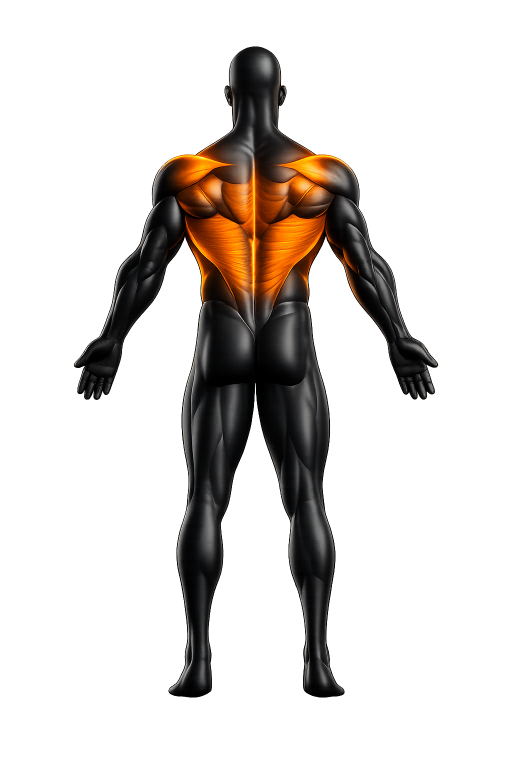
#> input picture mobile/assets/muscles/src/back.png, 1024 x 1536 px (shown at 1/2 size); its folder holds 4 pictures in this run
$ python crop_muscles.py
#> lines starting #> are read from the running program, lines starting #| are printed output that depends on the picture
#!/usr/bin/env python3
"""Auto-crop the full-body muscle figures into medium-zoom tiles.

Reads the full-body originals from assets/muscles/src/*.png and writes a
medium-zoom square crop, centred on the orange highlight, to
assets/muscles/*.png (the bundled tiles used by the exercise cards).

The crop is sized so the highlighted muscle fills ~37% of the tile
(side = highlight's larger dimension * 2.7, clamped), giving a consistent
zoom across the whole set. `fullbody` (highlight spans the body) is copied
through uncropped so the whole figure stays visible.

Run from mobile/:  python3 tool/crop_muscles.py
"""
import glob
import os
import shutil

from PIL import Image

SRC = "assets/muscles/src"
OUT = "assets/muscles"

ZOOM = 2.7          # crop side = highlight_max_dim * ZOOM (muscle ~37% of tile)
MIN_SIDE = 520      # don't over-zoom tiny highlights (e.g. core)
WHOLE_BODY = 600    # highlight bigger than this => it's the full body; don't crop


def highlight_bbox(im):
    w, h = im.size
    px = im.load()
    xs, ys = [], []
    for y in range(0, h, 3):
        for x in range(0, w, 3):
            r, g, b, a = px[x, y]
            if a > 200 and r > 175 and 55 < g < 175 and b < 95:
                xs.append(x)
                ys.append(y)
    if not xs:
        return None
    return min(xs), min(ys), max(xs), max(ys)


def clamp(v, lo, hi):
    return max(lo, min(hi, v))


def main():
    for path in sorted(glob.glob(f"{SRC}/*.png")):
        name = os.path.basename(path)
        im = Image.open(path).convert("RGBA")
#> im is the input picture: PIL image 1024x1536 RGBA; mean R, G, B, A 14.2, 9.9, 6.7, 51.7
        w, h = im.size
#> w = 1024; h = 1536
        bbox = highlight_bbox(im)
#> after the loop in highlight_bbox, `for y in range(0, h, 3):`: xs = 3382 values, max 714 at index 3380, min 321 at index 286, mean 516.2; ys = 3382 values from 291 to 609
#> bbox = (321, 291, 714, 609)
        if bbox is None:
            print(f"{name:14} no highlight -> copied whole")
            shutil.copyfile(path, f"{OUT}/{name}")
            continue
        x0, y0, x1, y1 = bbox
#> x0 = 321; y0 = 291; x1 = 714; y1 = 609
        bw, bh = x1 - x0, y1 - y0
#> bw = 393; bh = 318
        bmax = max(bw, bh)
#> bmax = 393
        if bmax > WHOLE_BODY:
            print(f"{name:14} whole-body highlight -> copied uncropped")
            shutil.copyfile(path, f"{OUT}/{name}")
            continue
        cx, cy = (x0 + x1) // 2, (y0 + y1) // 2
#> cx = 517; cy = 450
        side = int(clamp(round(bmax * ZOOM), MIN_SIDE, min(w, h)))
#> side = 1024
        sx = int(clamp(cx - side // 2, 0, w - side))
#> sx = 0
        sy = int(clamp(cy - side // 2, 0, h - side))
#> sy = 0
        im.crop((sx, sy, sx + side, sy + side)).save(f"{OUT}/{name}")
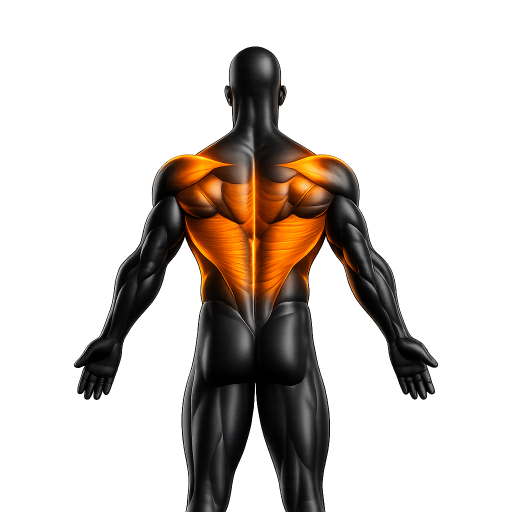
#> saved as back.png: PIL image 1024x1024 RGBA (shown at 1/2 size); mean R, G, B, A 19.4, 12.9, 8.2, 65.5; transparent parts drawn white
        print(f"{name:14} bbox {bw}x{bh} -> {side}px square @ ({sx},{sy})")
#| back.png       bbox 393x318 -> 1024px square @ (0,0)
#> pass 2 of the loop in main, `for path in sorted(glob.glob(f"{SRC}/*.png")):`:
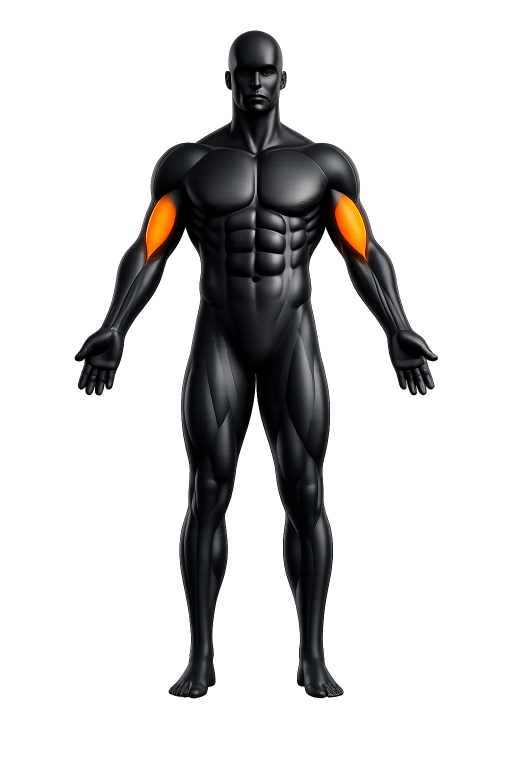
#> input picture mobile/assets/muscles/src/biceps.png, 1024 x 1536 px (shown at 1/2 size)
#> in main, im is the input picture: PIL image 1024x1536 RGBA; mean R, G, B, A 9.3, 8.9, 8.7, 53.8
#> bbox = (294, 387, 732, 519)
#> x0 = 294; y0 = 387; x1 = 732; y1 = 519
#> bw = 438; bh = 132
#> bmax = 438
#> cx = 513; cy = 453
#> in main, `im.crop((sx, sy, sx + side, sy + side)).save(f"{OUT}/{name}")`:
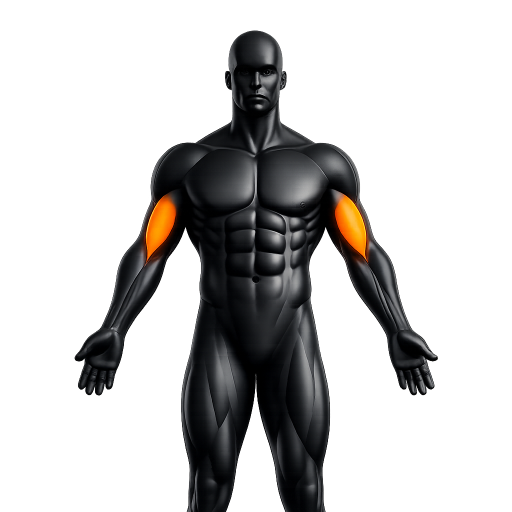
#> saved as biceps.png: PIL image 1024x1024 RGBA (shown at 1/2 size); mean R, G, B, A 12.5, 11.7, 11.2, 68.1; transparent parts drawn white
#| biceps.png     bbox 438x132 -> 1024px square @ (0,0)
#> pass 3 of the loop in main, `for path in sorted(glob.glob(f"{SRC}/*.png")):`:
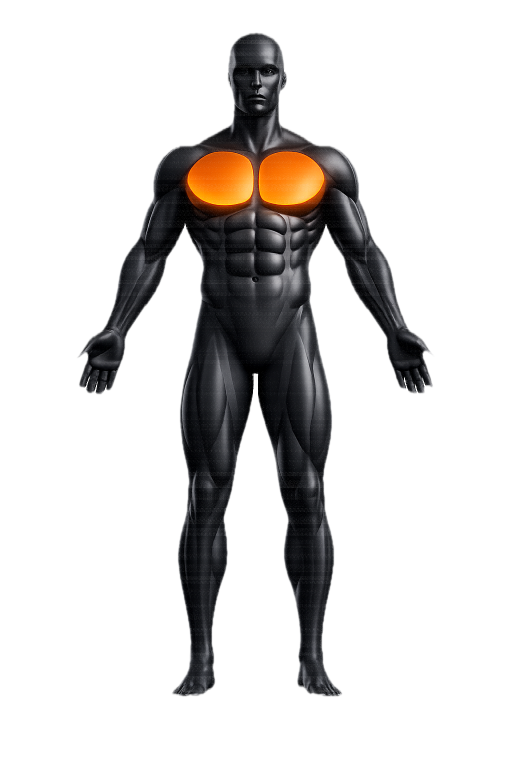
#> input picture mobile/assets/muscles/src/chest.png, 1024 x 1536 px (shown at 1/2 size)
#> in main, im is the input picture: PIL image 1024x1536 RGBA; mean R, G, B, A 11.9, 10, 8.9, 50.6
#> bbox = (375, 303, 648, 411)
#> x0 = 375; y0 = 303; x1 = 648; y1 = 411
#> bw = 273; bh = 108
#> bmax = 273
#> cx = 511; cy = 357
#> side = 737
#> sx = 143
#> in main, `im.crop((sx, sy, sx + side, sy + side)).save(f"{OUT}/{name}")`:
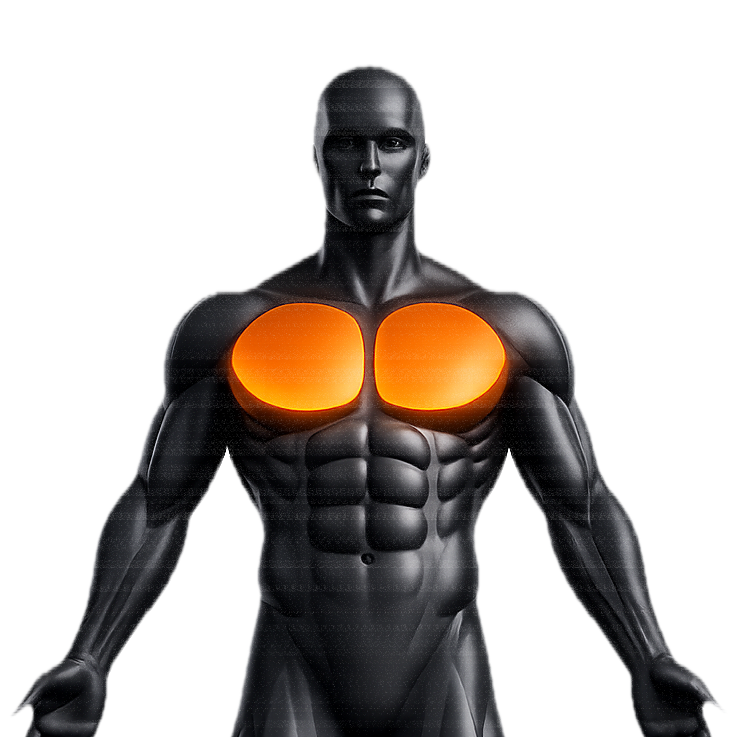
#> saved as chest.png: PIL image 737x737 RGBA; mean R, G, B, A 26.6, 20.8, 16.7, 90.9; transparent parts drawn white
#| chest.png      bbox 273x108 -> 737px square @ (143,0)
#> the loop made 4 passes; the first 3 are shown


if __name__ == "__main__":
    main()
